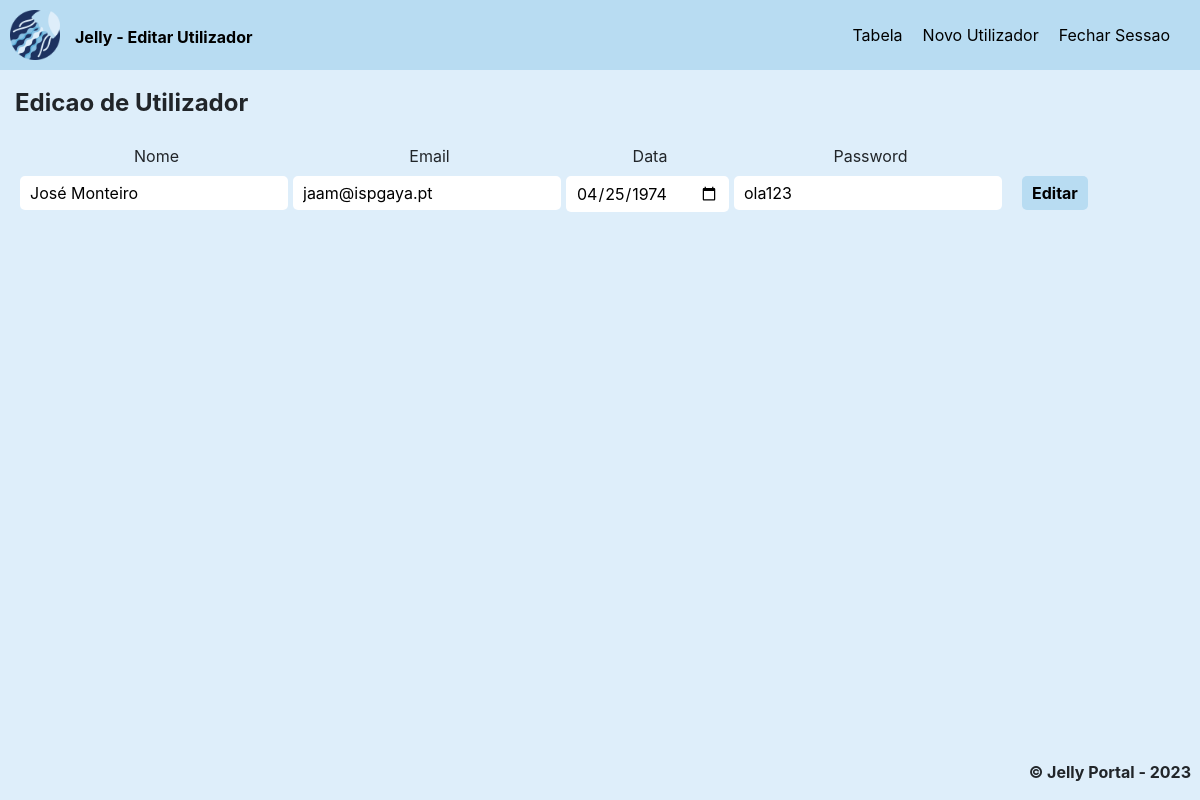
Screenshot of /editar.php?codigo=1013 (signed in) with the database file from the repository.
### tables this page shows
CREATE TABLE `utilizadores` (
  `codigo` int(4) NOT NULL,
  `nome` varchar(50) NOT NULL,
  `email` varchar(50) NOT NULL,
  `data` date NOT NULL,
  `password` varchar(50) NOT NULL,
  `cargo` varchar(50) NOT NULL
);

### editar.php (the view, shortened to what this page needs)
<?php
if ($_SESSION['login'] == TRUE and $_SESSION['manager'] == TRUE) {
  include("db_connect.php");
  switch ($_SERVER["REQUEST_METHOD"]) {
    case 'GET':
      $codigo = $_GET['codigo'];
      break;
  }
?>
  <?php
  $query = "SELECT * FROM utilizadores WHERE codigo=$codigo";
  $result = mysqli_query($conn, $query);
  $row = mysqli_fetch_assoc($result);
  ?>
  <!DOCTYPE html>
  <html lang="pt">
  <head>
    <link href="bootstrap413/css/bootstrap.css" rel="stylesheet">
    <link rel="stylesheet" href="editar.css">
  </head>
  <body>
    <header>
      <nav>
        <ul>
          <img class=logo src="imagens/jellyfish.png">
          <a class=titulo>Jelly - Editar Utilizador</a>
        </ul>
        <div>
          <ul>
            <li>
              <a href="tabela.php">Tabela</a>
            </li>
            <li>
              <a href="novo_user.php">Novo Utilizador</a>
            </li>
            <li>
              <a href="encerrar.php">Fechar Sessao</a>
            </li>
          </ul>
        </div>
    </header>
    <main>
      <div>
        <legend class=subtitulo>Edicao de Utilizador</legend>
      </div>
      <div>
        <form name="frmInserir" method="post" action="<?php echo htmlspecialchars($_SERVER["PHP_SELF"]); ?>">
          <div>
            <label for="nome">Nome </label>
            <div>
              <input name="nome" type="text" value="<?php echo $row['nome']; ?>" placeholder="Name" />
            </div>
          </div>
          <div>
            <label for="email">Email </label>
            <div>
              <input name="email" type="email" value="<?php echo $row['email']; ?>" placeholder="Email" />
            </div>
          </div>
          <div>
            <label for="data">Data </label>
            <div>
              <input name="data" type="date" value="<?php echo $row['data']; ?>" />
            </div>
          </div>
          <div>
            <label for="password">Password </label>
            <div>
              <input name="password" type="text" value="<?php echo $row['password']; ?>" />
            </div>
          </div>
          <div>
            <div>
              <div>
                <button name="alterar" type="submit">Editar</button>
              </div>
            </div>
          </div>
        </form>
      </div>
      <footer>
        <p class="copyright">&copy; Jelly Portal - 2023</p>
      </footer>
    </main>
  </body>
  </html>
<?php
} else {
  header('Location: login.php');
}
?>

### editar.css (style rules this page uses)
.logo { width: 50px; }
.titulo { padding-left: 15px; padding-top: 15px; font-weight: bold; }
.subtitulo { padding-left: 15px; padding-top: 15px; font-weight: bold; padding-bottom: 15px; }
.copyright { text-align: right; padding-right: 20px; font-weight: bold; position: fixed; bottom: 0; right: 0 }
button { background-color: #b8dcf2; font-weight: bold; margin-right: 5px; }

### rows the page displays
utilizadores: nome "José Monteiro", email "jaam@ispgaya.pt", data "04/25/1974", password "ola123"
